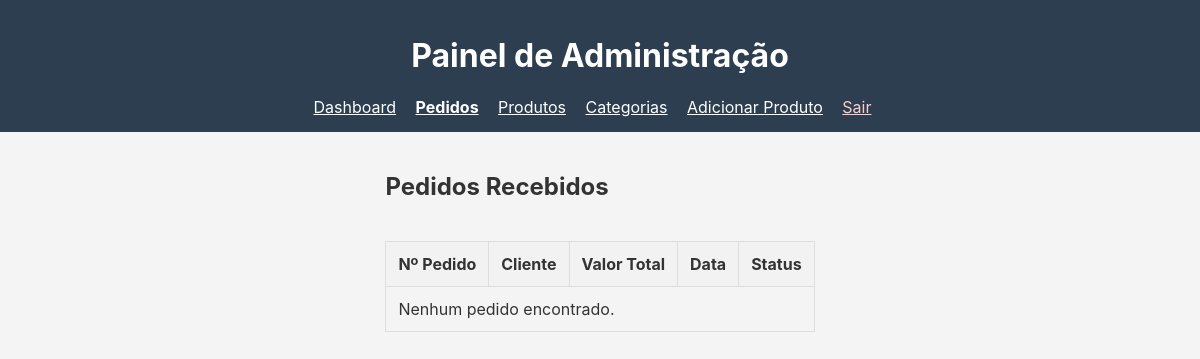
The page /admin/pedidos.php (signed in) on the database as committed earlier.
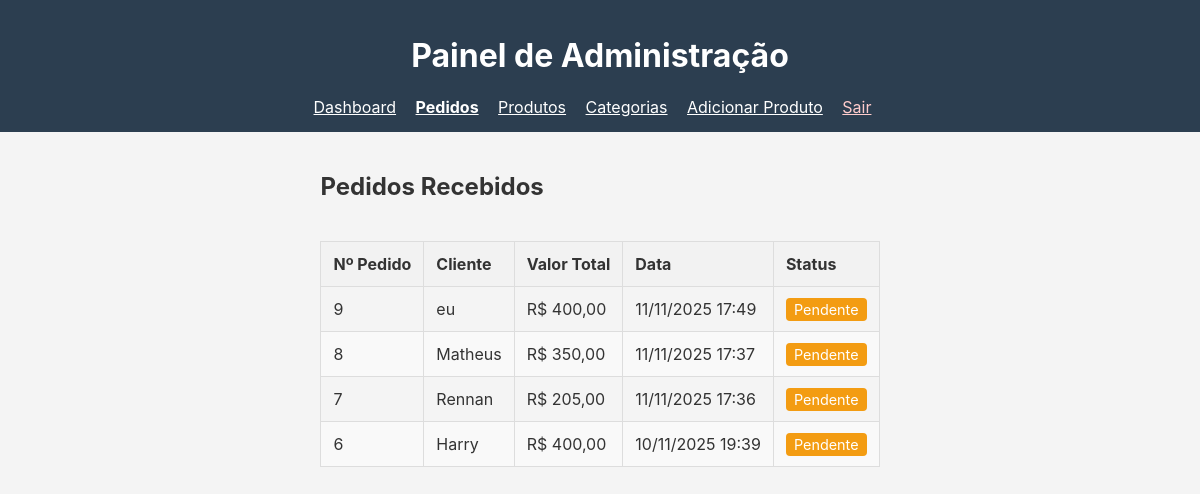
The same page on the database as committed later.
### tables this page shows
CREATE TABLE `pedidos` (
  `id` int(11) NOT NULL,
  `id_usuario` int(11) DEFAULT NULL,
  `nome_cliente` varchar(255) NOT NULL,
  `telefone_cliente` varchar(20) DEFAULT NULL,
  `endereco_cliente` text NOT NULL,
  `total_pedido` decimal(10,2) NOT NULL,
  `data_pedido` timestamp NOT NULL DEFAULT current_timestamp(),
  `status` varchar(50) DEFAULT 'Pendente'
);

### admin/pedidos.php (the view, shortened to what this page needs)
<?php
require_once 'verifica_login.php';
require_once '../config/database.php';
try {
    $query = "SELECT id, nome_cliente, total_pedido, data_pedido, status
              FROM pedidos
              WHERE id_usuario = :id_usuario
              ORDER BY id DESC";
    $stmt = $pdo->prepare($query);
    $stmt->execute([':id_usuario' => $id_usuario_logado]);
    $pedidos = $stmt->fetchAll();
} catch (PDOException $e) {
    die("Erro ao buscar pedidos: " . $e->getMessage());
}
?>
<!DOCTYPE html>
<html lang="pt-BR">
<head>
    <link rel="stylesheet" href="../assets/css/style.css">
</head>
<body>
    <header class="main-header" style="padding: 15px; margin-bottom: 0;">
        <h1>Painel de Administração</h1>
        <nav>
            <a href="index.php" style="color: white; margin-right: 15px;">Dashboard</a>
            <a href="pedidos.php" style="color: white; margin-right: 15px; font-weight: bold;">Pedidos</a>
            <a href="produtos.php" style="color: white; margin-right: 15px;">Produtos</a>
            <a href="categorias.php" style="color: white; margin-right: 15px;">Categorias</a>
            <a href="adicionar_produto.php" style="color: white; margin-right: 15px;">Adicionar Produto</a>
            <a href="../logout.php" style="color: #ffcccc; margin-right: 15px;">Sair</a>
        </nav>
    </header>
    <main class="container">
        <h2>Pedidos Recebidos</h2>
        <table class="admin-table">
            <thead>
                <tr>
                    <th>Nº Pedido</th>
                    <th>Cliente</th>
                    <th>Valor Total</th>
                    <th>Data</th>
                    <th>Status</th>
                </tr>
            </thead>
            <tbody>
                <?php if ($pedidos): ?>
                    <?php foreach ($pedidos as $pedido): ?>
                        <tr>
                            <td><?php echo $pedido['id']; ?></td>
                            <td><?php echo htmlspecialchars($pedido['nome_cliente']); ?></td>
                            <td>R$ <?php echo number_format($pedido['total_pedido'], 2, ',', '.'); ?></td>
                            <td><?php echo date('d/m/Y H:i', strtotime($pedido['data_pedido'])); ?></td>
                            <td>
                                <?php if ($pedido['status'] == 'Pendente'): ?>
                                    <span class="status-pendente"><?php echo $pedido['status']; ?></span>
                                <?php else: ?>
                                    <?php echo htmlspecialchars($pedido['status']); ?>
                                <?php endif; ?>
                            </td>
                        </tr>
                    <?php endforeach; ?>
                <?php else: ?>
                    <tr>
                        <td colspan="5">Nenhum pedido encontrado.</td>
                    </tr>
                <?php endif; ?>
            </tbody>
        </table>
    </main>
</body>
</html>

### assets/css/style.css (style rules this page uses)
body { font-family: -apple-system, BlinkMacSystemFont, 'Segoe UI', Roboto, Helvetica, Arial, sans-serif; margin: 0; padding: 0; background-color: #f4f4f4; color: #333; }
.container { max-width: 1200px; margin: 20px auto; padding: 0 15px; display: flex; flex-direction: column; min-height: 100vh; }
.main-header { background-color: #2c3e50; color: white; padding: 20px; text-align: center; margin-bottom: 20px; }
main.container { flex-grow: 1; }
body { display: flex; flex-direction: column; min-height: 100vh; font-family: -apple-system, BlinkMacSystemFont, 'Segoe UI', Roboto, Helvetica, Arial, sans-serif; margin: 0; padding: 0; background-color: #f4f4f4; color: #333; }

### admin/pedidos.php (style rules this page uses)
.admin-table { width: 100%; border-collapse: collapse; margin-top: 20px; }
.admin-table th, .admin-table td { border: 1px solid #ddd; padding: 12px; text-align: left; }
.admin-table th { background-color: #f2f2f2; }
.admin-table tr:nth-child(even) { background-color: #f9f9f9; }
.status-pendente { background-color: #f39c12; color: white; padding: 3px 8px; border-radius: 4px; font-size: 0.9em; }

Rows that differ between the two databases and show on the page:
added pedidos: id "9", nome_cliente "eu", total_pedido "400,00", data_pedido "11/11/2025 17:49", status "Pendente"
added pedidos: id "8", nome_cliente "Matheus", total_pedido "350,00", data_pedido "11/11/2025 17:37", status "Pendente"
added pedidos: id "7", nome_cliente "Rennan", total_pedido "205,00", data_pedido "11/11/2025 17:36", status "Pendente"
added pedidos: id "6", nome_cliente "Harry", total_pedido "400,00", data_pedido "10/11/2025 19:39", status "Pendente"
Other text that changed with them:
text no longer shown: "Nenhum pedido encontrado."
